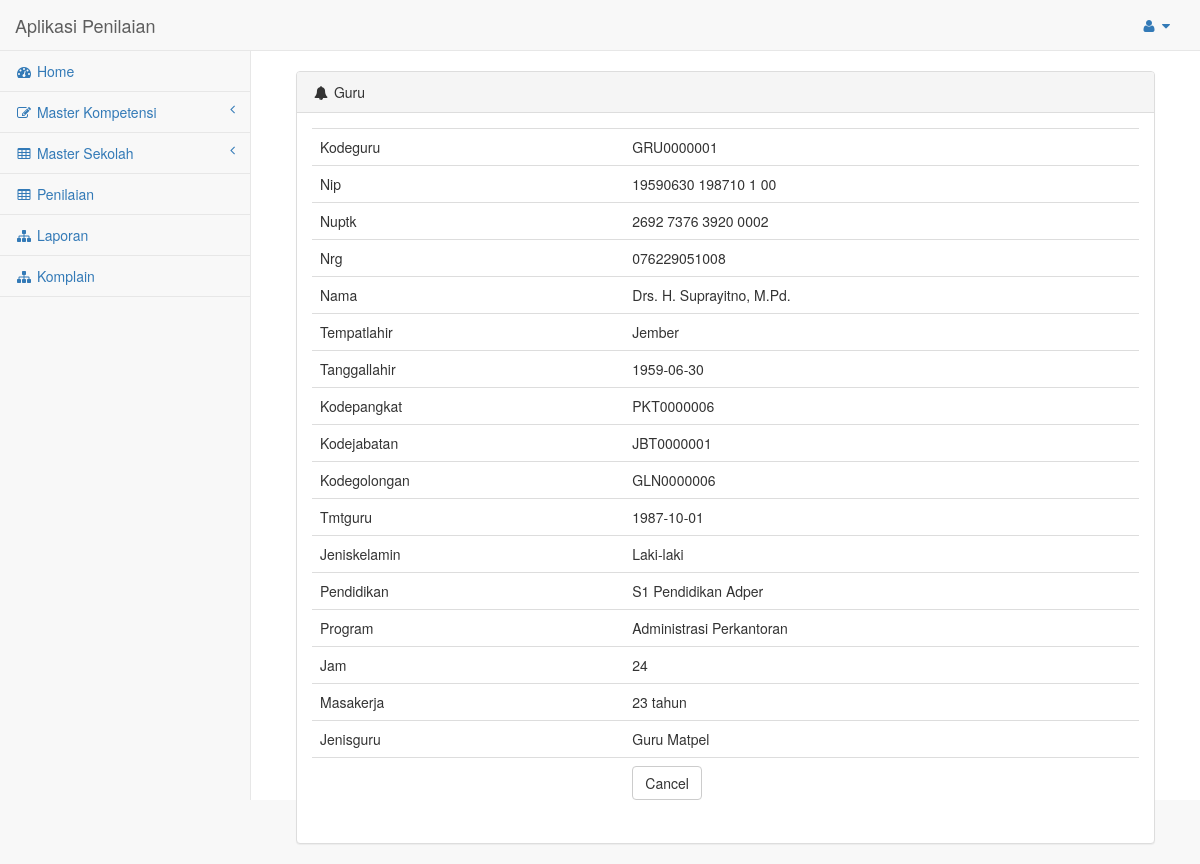
The page /guru/view/GRU0000001.html on the database its author committed.
### tables this page shows
CREATE TABLE IF NOT EXISTS `guru` (
  `kodeguru` varchar(10) NOT NULL,
  `nip` varchar(20) NOT NULL,
  `nuptk` varchar(20) NOT NULL,
  `nrg` varchar(20) NOT NULL,
  `nama` varchar(50) NOT NULL,
  `tempatlahir` varchar(30) NOT NULL,
  `tanggallahir` date NOT NULL,
  `kodepangkat` varchar(10) NOT NULL,
  `kodejabatan` varchar(10) NOT NULL,
  `kodegolongan` varchar(10) NOT NULL,
  `tmtguru` date NOT NULL,
  `jeniskelamin` varchar(20) NOT NULL,
  `pendidikan` varchar(30) NOT NULL,
  `program` varchar(30) NOT NULL,
  `jam` int(11) NOT NULL,
  `masakerja` varchar(30) NOT NULL,
  `jenisguru` varchar(20) NOT NULL
);

CREATE TABLE IF NOT EXISTS `golongan` (
  `kodegolongan` varchar(10) NOT NULL,
  `namagolongan` varchar(70) NOT NULL,
  `nilaiakk` int(11) NOT NULL COMMENT 'angka kredit kumulatif minimal',
  `nilaiakpkb` int(11) NOT NULL COMMENT 'Angka Kredit Pengembangan Keprofesian Berkelanjutan',
  `nilaiakp` int(11) NOT NULL COMMENT 'angka kredit penunjang',
  `jwm` int(11) NOT NULL COMMENT 'jam wajib mengajar'
);

### application/controllers/Guru.php (called while the page is built, shortened)
<?php
class Guru extends CI_Controller
{
    function __construct()
    {
        $this->load->model('M_guru');
        $this->load->library('form_validation');
        $this->load->model('M_pangkat');
        $this->load->model('M_jabatan');
        $this->load->model('M_golongan');
        $this->load->model('CodeGenerator');
    }
    public function view($id)
    {
        $this->load->view('nav');
        $row = $this->M_guru->selectById($id);
        if ($row) {
            $data = array(
				'kodeguru' => $row->kodeguru,
				'nip' => $row->nip,
				'nuptk' => $row->nuptk,
				'nrg' => $row->nrg,
				'nama' => $row->nama,
				'tempatlahir' => $row->tempatlahir,
				'tanggallahir' => $row->tanggallahir,
				'kodepangkat' => $row->kodepangkat,
				'kodejabatan' => $row->kodejabatan,
				'kodegolongan' => $row->kodegolongan,
				'tmtguru' => $row->tmtguru,
				'jeniskelamin' => $row->jeniskelamin,
				'pendidikan' => $row->pendidikan,
				'program' => $row->program,
				'jam' => $row->jam,
				'masakerja' => $row->masakerja,
				'jenisguru' => $row->jenisguru,
				'listpangkat'=>$this->M_pangkat->selectByAll(),
	            'listjabatan'=>$this->M_jabatan->selectByAll(),
	            'listgolongan'=>$this->M_golongan->selectByAll(),
	    );
            $this->load->view('guru/v_gurulihat', $data);
        }
        $this->load->view('foot');
    }
}

### index.php (called while the page is built, shortened)
<?php
require_once BASEPATH.'core/CodeIgniter.php';

### application/models/M_guru.php (called while the page is built, shortened)
<?php
class M_guru extends CI_Model
{
    function selectById($id)
    {
        return $this->db->query("select guru.*,golongan.* from guru join golongan on guru.kodegolongan=golongan.kodegolongan where kodeguru='$id'")->row();
    }
}

### application/views/guru/v_gurulihat.php (the view)
<div class="col-lg-12">
                    <div class="panel panel-default">
                        <div class="panel-heading">
                            <i class="fa fa-bell fa-fw"></i> Guru
                        </div>
                         <div class="panel-body">
        <table class="table">
	    <tr><td>Kodeguru</td><td><?php echo $kodeguru; ?></td></tr>
	    <tr><td>Nip</td><td><?php echo $nip; ?></td></tr>
	    <tr><td>Nuptk</td><td><?php echo $nuptk; ?></td></tr>
	    <tr><td>Nrg</td><td><?php echo $nrg; ?></td></tr>
	    <tr><td>Nama</td><td><?php echo $nama; ?></td></tr>
	    <tr><td>Tempatlahir</td><td><?php echo $tempatlahir; ?></td></tr>
	    <tr><td>Tanggallahir</td><td><?php echo $tanggallahir; ?></td></tr>
	    <tr><td>Kodepangkat</td><td><?php echo $kodepangkat; ?></td></tr>
	    <tr><td>Kodejabatan</td><td><?php echo $kodejabatan; ?></td></tr>
	    <tr><td>Kodegolongan</td><td><?php echo $kodegolongan; ?></td></tr>
	    <tr><td>Tmtguru</td><td><?php echo $tmtguru; ?></td></tr>
	    <tr><td>Jeniskelamin</td><td><?php echo $jeniskelamin; ?></td></tr>
	    <tr><td>Pendidikan</td><td><?php echo $pendidikan; ?></td></tr>
	    <tr><td>Program</td><td><?php echo $program; ?></td></tr>
	    <tr><td>Jam</td><td><?php echo $jam; ?></td></tr>
	    <tr><td>Masakerja</td><td><?php echo $masakerja; ?></td></tr>
	    <tr><td>Jenisguru</td><td><?php echo $jenisguru; ?></td></tr>
	    <tr><td></td><td><a href="<?php echo site_url('guru') ?>" class="btn btn-default">Cancel</a></td></tr>
	</table></div></div></div>

### rows shown on the page
guru: kodeguru "GRU0000001", nip "19590630 198710 1 00", nuptk "2692 7376 3920 0002", nrg "076229051008", nama "Drs. H. Suprayitno, M.Pd.", tempatlahir "Jember", tanggallahir "1959-06-30", kodepangkat "PKT0000006", kodejabatan "JBT0000001", golongan.kodegolongan "GLN0000006", tmtguru "1987-10-01", jeniskelamin "Laki-laki", pendidikan "S1 Pendidikan Adper", program "Administrasi Perkantoran", jam "24", masakerja "23 tahun", jenisguru "Guru Matpel"
